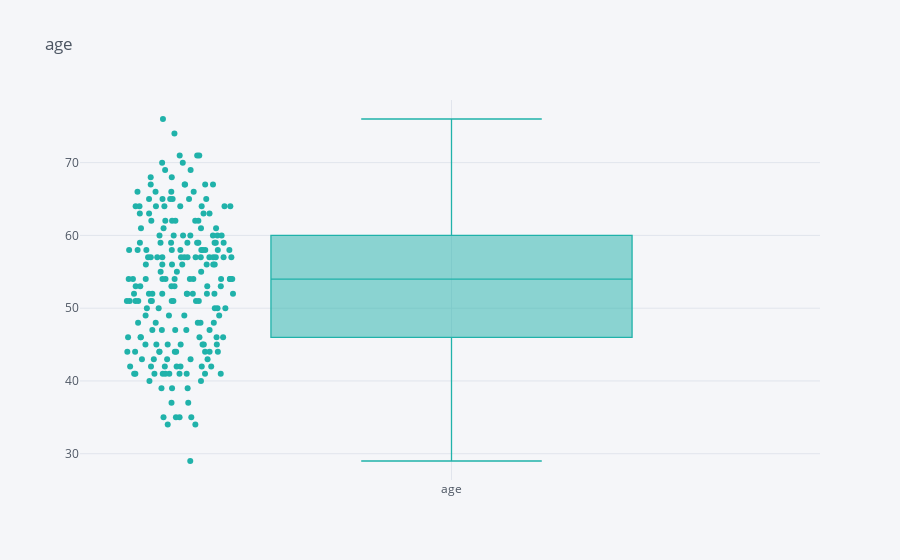
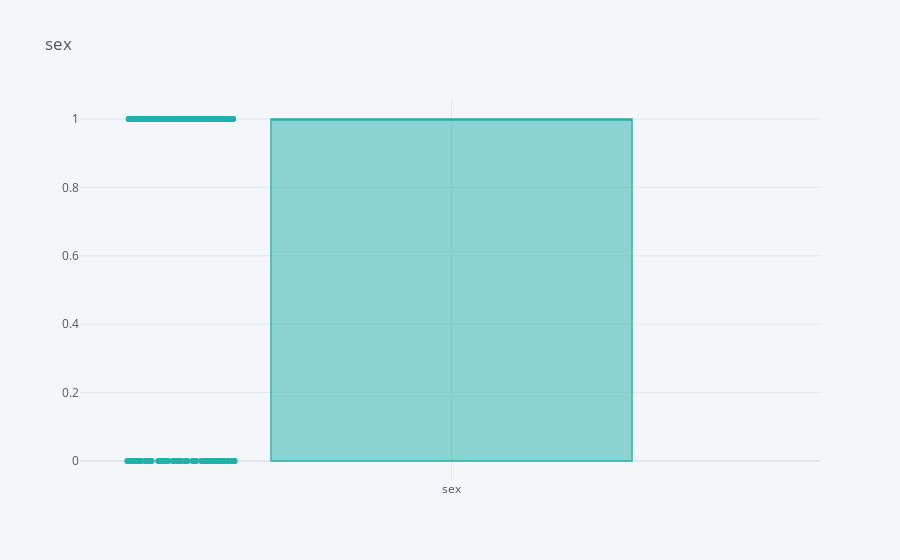
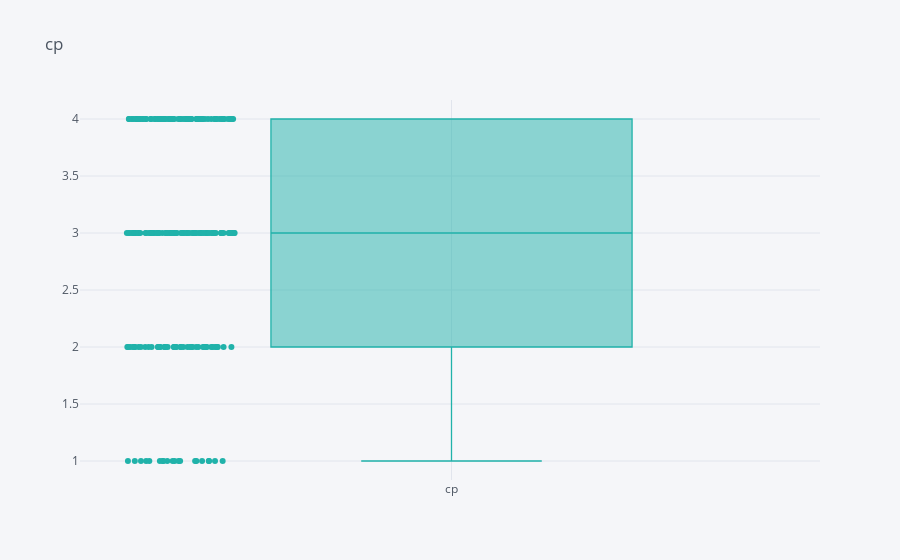
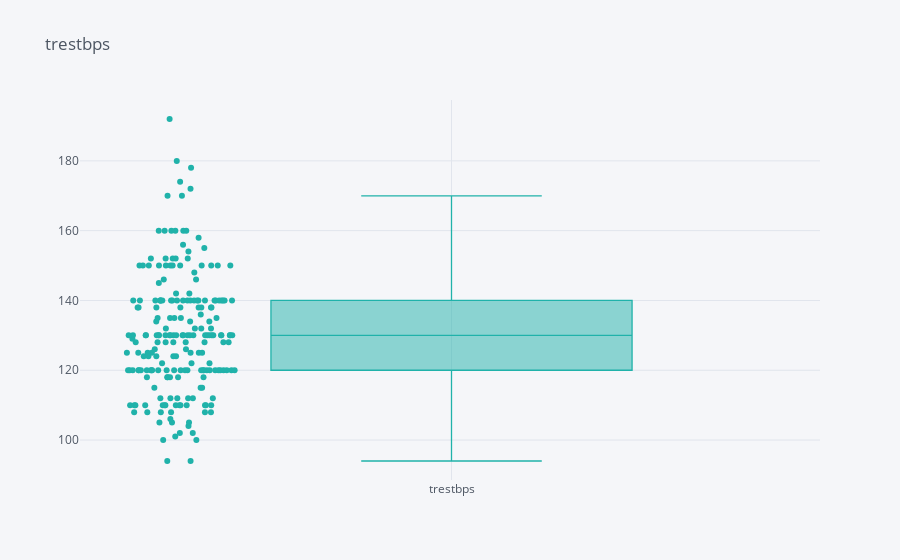

Notebook cell for these charts, in order:
### Code cell
for i in numerical:
    data[i].iplot(kind="box", title=i, boxpoints="all", color='lightseagreen')

### Figure 1 — Plotly figure (JSON) as saved in the notebook; plotly's stock layout.template omitted (floating-point values rounded to 4 significant figures; data arrays with more than 128 entries replaced by an {"elided": "..."} marker saying what was removed)
{"data": [{"boxpoints": "all", "line": {"width": 1.3}, "marker": {"color": "rgba(32, 178, 170, 1.0)"}, "name": "age", "orientation": "v", "type": "box", "y": {"elided": "213 int values"}}], "layout": {"legend": {"bgcolor": "#F5F6F9", "font": {"color": "#4D5663"}}, "paper_bgcolor": "#F5F6F9", "plot_bgcolor": "#F5F6F9", "title": {"font": {"color": "#4D5663"}, "text": "age"}, "xaxis": {"gridcolor": "#E1E5ED", "showgrid": true, "tickfont": {"color": "#4D5663"}, "title": {"font": {"color": "#4D5663"}, "text": ""}, "zerolinecolor": "#E1E5ED"}, "yaxis": {"gridcolor": "#E1E5ED", "showgrid": true, "tickfont": {"color": "#4D5663"}, "title": {"font": {"color": "#4D5663"}, "text": ""}, "zerolinecolor": "#E1E5ED"}}}

### Figure 2 — Plotly figure (JSON) as saved in the notebook; plotly's stock layout.template omitted (floating-point values rounded to 4 significant figures; data arrays with more than 128 entries replaced by an {"elided": "..."} marker saying what was removed)
{"data": [{"boxpoints": "all", "line": {"width": 1.3}, "marker": {"color": "rgba(32, 178, 170, 1.0)"}, "name": "sex", "orientation": "v", "type": "box", "y": {"elided": "213 int values"}}], "layout": {"legend": {"bgcolor": "#F5F6F9", "font": {"color": "#4D5663"}}, "paper_bgcolor": "#F5F6F9", "plot_bgcolor": "#F5F6F9", "title": {"font": {"color": "#4D5663"}, "text": "sex"}, "xaxis": {"gridcolor": "#E1E5ED", "showgrid": true, "tickfont": {"color": "#4D5663"}, "title": {"font": {"color": "#4D5663"}, "text": ""}, "zerolinecolor": "#E1E5ED"}, "yaxis": {"gridcolor": "#E1E5ED", "showgrid": true, "tickfont": {"color": "#4D5663"}, "title": {"font": {"color": "#4D5663"}, "text": ""}, "zerolinecolor": "#E1E5ED"}}}

### Figure 3 — Plotly figure (JSON) as saved in the notebook; plotly's stock layout.template omitted (floating-point values rounded to 4 significant figures; data arrays with more than 128 entries replaced by an {"elided": "..."} marker saying what was removed)
{"data": [{"boxpoints": "all", "line": {"width": 1.3}, "marker": {"color": "rgba(32, 178, 170, 1.0)"}, "name": "cp", "orientation": "v", "type": "box", "y": {"elided": "213 int values"}}], "layout": {"legend": {"bgcolor": "#F5F6F9", "font": {"color": "#4D5663"}}, "paper_bgcolor": "#F5F6F9", "plot_bgcolor": "#F5F6F9", "title": {"font": {"color": "#4D5663"}, "text": "cp"}, "xaxis": {"gridcolor": "#E1E5ED", "showgrid": true, "tickfont": {"color": "#4D5663"}, "title": {"font": {"color": "#4D5663"}, "text": ""}, "zerolinecolor": "#E1E5ED"}, "yaxis": {"gridcolor": "#E1E5ED", "showgrid": true, "tickfont": {"color": "#4D5663"}, "title": {"font": {"color": "#4D5663"}, "text": ""}, "zerolinecolor": "#E1E5ED"}}}

### Figure 4 — Plotly figure (JSON) as saved in the notebook; plotly's stock layout.template omitted (floating-point values rounded to 4 significant figures; data arrays with more than 128 entries replaced by an {"elided": "..."} marker saying what was removed)
{"data": [{"boxpoints": "all", "line": {"width": 1.3}, "marker": {"color": "rgba(32, 178, 170, 1.0)"}, "name": "trestbps", "orientation": "v", "type": "box", "y": {"elided": "213 int values"}}], "layout": {"legend": {"bgcolor": "#F5F6F9", "font": {"color": "#4D5663"}}, "paper_bgcolor": "#F5F6F9", "plot_bgcolor": "#F5F6F9", "title": {"font": {"color": "#4D5663"}, "text": "trestbps"}, "xaxis": {"gridcolor": "#E1E5ED", "showgrid": true, "tickfont": {"color": "#4D5663"}, "title": {"font": {"color": "#4D5663"}, "text": ""}, "zerolinecolor": "#E1E5ED"}, "yaxis": {"gridcolor": "#E1E5ED", "showgrid": true, "tickfont": {"color": "#4D5663"}, "title": {"font": {"color": "#4D5663"}, "text": ""}, "zerolinecolor": "#E1E5ED"}}}
